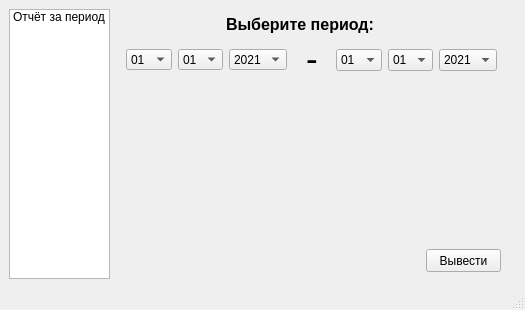
<?xml version="1.0" encoding="UTF-8"?>
<ui version="4.0">
 <class>getWindow</class>
 <widget class="QMainWindow" name="getWindow">
  <property name="geometry">
   <rect>
    <x>0</x>
    <y>0</y>
    <width>525</width>
    <height>310</height>
   </rect>
  </property>
  <property name="windowTitle">
   <string>Statistics</string>
  </property>
  <widget class="QWidget" name="centralwidget">
   <layout class="QHBoxLayout" name="horizontalLayout">
    <item>
     <widget class="QListWidget" name="listWidget">
      <item>
       <property name="text">
        <string>Отчёт за период</string>
       </property>
      </item>
     </widget>
    </item>
    <item>
     <widget class="QStackedWidget" name="stackedWidget">
      <property name="minimumSize">
       <size>
        <width>400</width>
        <height>0</height>
       </size>
      </property>
      <property name="currentIndex">
       <number>1</number>
      </property>
      <widget class="QWidget" name="page"/>
      <widget class="QWidget" name="page_2">
       <widget class="QLabel" name="label">
        <property name="geometry">
         <rect>
          <x>110</x>
          <y>0</y>
          <width>191</width>
          <height>31</height>
         </rect>
        </property>
        <property name="font">
         <font>
          <pointsize>12</pointsize>
          <weight>75</weight>
          <bold>true</bold>
         </font>
        </property>
        <property name="text">
         <string>Выберите период:</string>
        </property>
       </widget>
       <widget class="QLabel" name="label_2">
        <property name="geometry">
         <rect>
          <x>190</x>
          <y>40</y>
          <width>21</width>
          <height>20</height>
         </rect>
        </property>
        <property name="font">
         <font>
          <pointsize>26</pointsize>
          <weight>50</weight>
          <bold>false</bold>
         </font>
        </property>
        <property name="text">
         <string>-</string>
        </property>
       </widget>
       <widget class="QWidget" name="layoutWidget">
        <property name="geometry">
         <rect>
          <x>220</x>
          <y>40</y>
          <width>161</width>
          <height>22</height>
         </rect>
        </property>
        <layout class="QHBoxLayout" name="horizontalLayout_3">
         <item>
          <widget class="QComboBox" name="secondDayBox">
           <item>
            <property name="text">
             <string>01</string>
            </property>
           </item>
           <item>
            <property name="text">
             <string>02</string>
            </property>
           </item>
           <item>
            <property name="text">
             <string>03</string>
            </property>
           </item>
           <item>
            <property name="text">
             <string>04</string>
            </property>
           </item>
           <item>
            <property name="text">
             <string>05</string>
            </property>
           </item>
           <item>
            <property name="text">
             <string>06</string>
            </property>
           </item>
           <item>
            <property name="text">
             <string>07</string>
            </property>
           </item>
           <item>
            <property name="text">
             <string>08</string>
            </property>
           </item>
           <item>
            <property name="text">
             <string>09</string>
            </property>
           </item>
           <item>
            <property name="text">
             <string>10</string>
            </property>
           </item>
           <item>
            <property name="text">
             <string>11</string>
            </property>
           </item>
           <item>
            <property name="text">
             <string>12</string>
            </property>
           </item>
           <item>
            <property name="text">
             <string>13</string>
            </property>
           </item>
           <item>
            <property name="text">
             <string>14</string>
            </property>
           </item>
           <item>
            <property name="text">
             <string>15</string>
            </property>
           </item>
           <item>
            <property name="text">
             <string>16</string>
            </property>
           </item>
           <item>
            <property name="text">
             <string>17</string>
            </property>
           </item>
           <item>
            <property name="text">
             <string>18</string>
            </property>
           </item>
           <item>
            <property name="text">
             <string>19</string>
            </property>
           </item>
           <item>
            <property name="text">
             <string>20</string>
            </property>
           </item>
           <item>
            <property name="text">
             <string>21</string>
            </property>
           </item>
           <item>
            <property name="text">
             <string>22</string>
            </property>
           </item>
           <item>
            <property name="text">
             <string>23</string>
            </property>
           </item>
           <item>
            <property name="text">
             <string>24</string>
            </property>
           </item>
           <item>
            <property name="text">
             <string>25</string>
            </property>
           </item>
           <item>
            <property name="text">
             <string>26</string>
            </property>
           </item>
           <item>
            <property name="text">
             <string>27</string>
            </property>
           </item>
           <item>
            <property name="text">
             <string>28</string>
            </property>
           </item>
           <item>
            <property name="text">
             <string>29</string>
            </property>
           </item>
           <item>
            <property name="text">
             <string>30</string>
            </property>
           </item>
           <item>
            <property name="text">
             <string>31</string>
            </property>
           </item>
          </widget>
         </item>
         <item>
          <widget class="QComboBox" name="secondMonthBox">
           <item>
            <property name="text">
             <string>01</string>
            </property>
           </item>
           <item>
            <property name="text">
             <string>02</string>
            </property>
           </item>
           <item>
            <property name="text">
             <string>03</string>
            </property>
           </item>
           <item>
            <property name="text">
             <string>04</string>
            </property>
           </item>
           <item>
            <property name="text">
             <string>05</string>
            </property>
           </item>
           <item>
            <property name="text">
             <string>06</string>
            </property>
           </item>
           <item>
            <property name="text">
             <string>07</string>
            </property>
           </item>
           <item>
            <property name="text">
             <string>08</string>
            </property>
           </item>
           <item>
            <property name="text">
             <string>09</string>
            </property>
           </item>
           <item>
            <property name="text">
             <string>10</string>
            </property>
           </item>
           <item>
            <property name="text">
             <string>11</string>
            </property>
           </item>
           <item>
            <property name="text">
             <string>12</string>
            </property>
           </item>
          </widget>
         </item>
         <item>
          <widget class="QComboBox" name="secondYearBox">
           <property name="minimumSize">
            <size>
             <width>0</width>
             <height>0</height>
            </size>
           </property>
           <item>
            <property name="text">
             <string>2021</string>
            </property>
           </item>
           <item>
            <property name="text">
             <string>2022</string>
            </property>
           </item>
           <item>
            <property name="text">
             <string>2023</string>
            </property>
           </item>
           <item>
            <property name="text">
             <string>2024</string>
            </property>
           </item>
           <item>
            <property name="text">
             <string>2025</string>
            </property>
           </item>
          </widget>
         </item>
        </layout>
       </widget>
       <widget class="QPushButton" name="pushButton">
        <property name="geometry">
         <rect>
          <x>310</x>
          <y>240</y>
          <width>75</width>
          <height>23</height>
         </rect>
        </property>
        <property name="text">
         <string>Вывести</string>
        </property>
       </widget>
       <widget class="QWidget" name="">
        <property name="geometry">
         <rect>
          <x>10</x>
          <y>40</y>
          <width>161</width>
          <height>21</height>
         </rect>
        </property>
        <layout class="QHBoxLayout" name="horizontalLayout_2">
         <item>
          <widget class="QComboBox" name="firstDayBox">
           <item>
            <property name="text">
             <string>01</string>
            </property>
           </item>
           <item>
            <property name="text">
             <string>02</string>
            </property>
           </item>
           <item>
            <property name="text">
             <string>03</string>
            </property>
           </item>
           <item>
            <property name="text">
             <string>04</string>
            </property>
           </item>
           <item>
            <property name="text">
             <string>05</string>
            </property>
           </item>
           <item>
            <property name="text">
             <string>06</string>
            </property>
           </item>
           <item>
            <property name="text">
             <string>07</string>
            </property>
           </item>
           <item>
            <property name="text">
             <string>08</string>
            </property>
           </item>
           <item>
            <property name="text">
             <string>09</string>
            </property>
           </item>
           <item>
            <property name="text">
             <string>10</string>
            </property>
           </item>
           <item>
            <property name="text">
             <string>11</string>
            </property>
           </item>
           <item>
            <property name="text">
             <string>12</string>
            </property>
           </item>
           <item>
            <property name="text">
             <string>13</string>
            </property>
           </item>
           <item>
            <property name="text">
             <string>14</string>
            </property>
           </item>
           <item>
            <property name="text">
             <string>15</string>
            </property>
           </item>
           <item>
            <property name="text">
             <string>16</string>
            </property>
           </item>
           <item>
            <property name="text">
             <string>17</string>
            </property>
           </item>
           <item>
            <property name="text">
             <string>18</string>
            </property>
           </item>
           <item>
            <property name="text">
             <string>19</string>
            </property>
           </item>
           <item>
            <property name="text">
             <string>20</string>
            </property>
           </item>
           <item>
            <property name="text">
             <string>21</string>
            </property>
           </item>
           <item>
            <property name="text">
             <string>22</string>
            </property>
           </item>
           <item>
            <property name="text">
             <string>23</string>
            </property>
           </item>
           <item>
            <property name="text">
             <string>24</string>
            </property>
           </item>
           <item>
            <property name="text">
             <string>25</string>
            </property>
           </item>
           <item>
            <property name="text">
             <string>26</string>
            </property>
           </item>
           <item>
            <property name="text">
             <string>27</string>
            </property>
           </item>
           <item>
            <property name="text">
             <string>28</string>
            </property>
           </item>
           <item>
            <property name="text">
             <string>29</string>
            </property>
           </item>
           <item>
            <property name="text">
             <string>30</string>
            </property>
           </item>
           <item>
            <property name="text">
             <string>31</string>
            </property>
           </item>
          </widget>
         </item>
         <item>
          <widget class="QComboBox" name="firstMonthBox">
           <item>
            <property name="text">
             <string>01</string>
            </property>
           </item>
           <item>
            <property name="text">
             <string>02</string>
            </property>
           </item>
           <item>
            <property name="text">
             <string>03</string>
            </property>
           </item>
           <item>
            <property name="text">
             <string>04</string>
            </property>
           </item>
           <item>
            <property name="text">
             <string>05</string>
            </property>
           </item>
           <item>
            <property name="text">
             <string>06</string>
            </property>
           </item>
           <item>
            <property name="text">
             <string>07</string>
            </property>
           </item>
           <item>
            <property name="text">
             <string>08</string>
            </property>
           </item>
           <item>
            <property name="text">
             <string>09</string>
            </property>
           </item>
           <item>
            <property name="text">
             <string>10</string>
            </property>
           </item>
           <item>
            <property name="text">
             <string>11</string>
            </property>
           </item>
           <item>
            <property name="text">
             <string>12</string>
            </property>
           </item>
          </widget>
         </item>
         <item>
          <widget class="QComboBox" name="firstYearBox">
           <property name="minimumSize">
            <size>
             <width>0</width>
             <height>0</height>
            </size>
           </property>
           <item>
            <property name="text">
             <string>2021</string>
            </property>
           </item>
           <item>
            <property name="text">
             <string>2022</string>
            </property>
           </item>
           <item>
            <property name="text">
             <string>2023</string>
            </property>
           </item>
           <item>
            <property name="text">
             <string>2024</string>
            </property>
           </item>
           <item>
            <property name="text">
             <string>2025</string>
            </property>
           </item>
          </widget>
         </item>
        </layout>
       </widget>
      </widget>
     </widget>
    </item>
   </layout>
  </widget>
  <widget class="QStatusBar" name="statusbar"/>
 </widget>
 <resources/>
 <connections/>
</ui>
